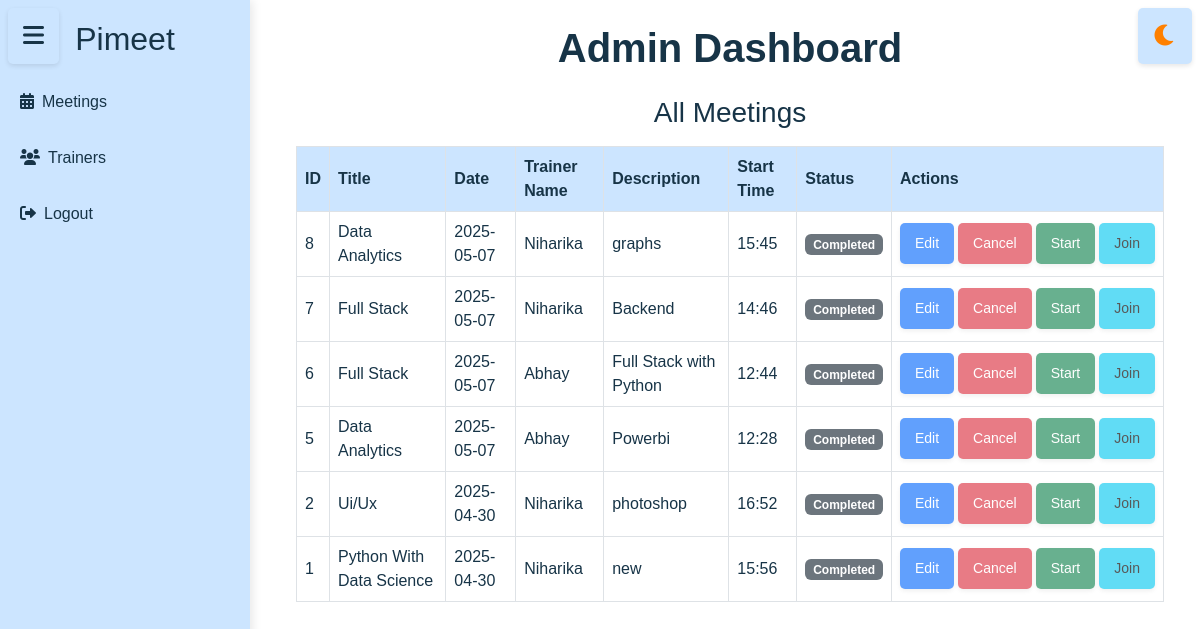
Page /admin_dashboard on the earlier database version.
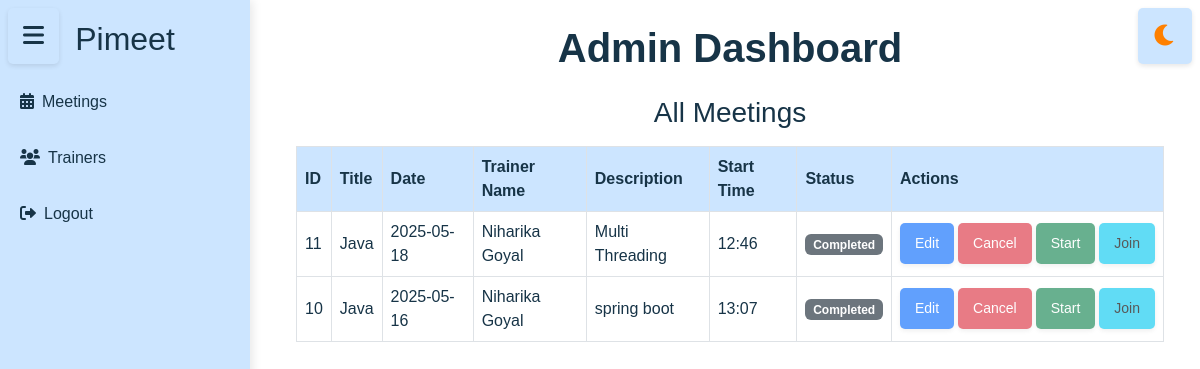
Same page on the later database version.
### tables this page shows
CREATE TABLE meetings (

            id INTEGER PRIMARY KEY AUTOINCREMENT,
            title TEXT NOT NULL,
            date TEXT NOT NULL,
            time TEXT NOT NULL,
            description TEXT NOT NULL,
            trainer_id TEXT,
            meet_id TEXT UNIQUE,
            FOREIGN KEY (trainer_id) REFERENCES trainers(id)
        );

CREATE TABLE trainers (
    id TEXT PRIMARY KEY,
    trainer_id TEXT NOT NULL UNIQUE,
    name TEXT NOT NULL,
    email TEXT NOT NULL UNIQUE,
    mobile TEXT NOT NULL UNIQUE,
    status TEXT CHECK(status IN ('Active', 'Inactive')) NOT NULL,
    bio TEXT,
    profile_image BLOB
);

### app.py (the view)
@app.route('/admin_dashboard')
def admin_dashboard():
    session['user_type'] = 'admin'
    success, result = get_all_trainers_from_db()
    meetings=get_meet()
    if success:
        return render_template('admindashboard.html', trainers=result,meetings=meetings)
    else:
        return render_template('admindashboard.html', error=result)

### assign_trainer.py (called while the page is built)
def get_all_trainers_from_db():
    conn = get_db_connection()
    cursor = conn.cursor()
    try:
        cursor.execute('SELECT * FROM trainers')
        rows = cursor.fetchall()
        trainers = []
        for row in rows:
            trainers.append({
    'trainer_id': row[1],
    'name': row[2],
    'email': row[3],
    'mobile': row[4],
    'status': row[5],
    'bio': row[6],
})
        return True, trainers
    except Exception as e:
        return False, str(e)
    finally:
        conn.close()

### db.py (called while the page is built)
def get_db_connection():
    conn = sqlite3.connect(DATABASE)
    conn.row_factory = sqlite3.Row
    return conn

### templates/admindashboard.html (shortened to what this page needs)
<!DOCTYPE html>
<html lang="en">
<head>
    <link rel="stylesheet" href="https://cdnjs.cloudflare.com/ajax/libs/font-awesome/6.0.0/css/all.min.css">
    <link rel="stylesheet" href="https://cdnjs.cloudflare.com/ajax/libs/bootstrap/5.3.0/css/bootstrap.min.css">
    <link rel="stylesheet" href="{{ url_for('static', filename='css/admin_dashboard.css') }}">
</head>
<body class="light-mode">
    <button class="btn btn-outline-secondary sidebar-toggle position-fixed top-0 start-0 m-2" id="sidebarToggle">
        <i class="fas fa-bars"></i>
    </button>
    <button class="btn btn-outline-secondary theme-toggle position-fixed top-0 end-0 m-2" id="themeToggle">
        <i class="fas fa-moon"></i>
    </button>
<div class="toast-container position-fixed bottom-0 end-0 p-3">
  </div>
    <div class="sidebar " id="sidebar">
        <h2>Pimeet</h2>
        <a href="#" class="d-block my-2" onclick="showSection('meetings')"><i class="fas fa-calendar-alt me-2"></i>Meetings</a>
        <a href="#" class="d-block my-2" onclick="showSection('trainers')"><i class="fas fa-users me-2"></i>Trainers</a>
        <a href="#" class="d-block my-2" onclick="handleLogout()" class="logout-link"><i class="fas fa-sign-out-alt me-2"></i>Logout</a>
    </div>
    <div class="content p-4 flex-grow-1" id="content">
        <div class="container-fluid">
            <h1 class="fw-bold mb-4 text-center">Admin Dashboard</h1>
        <div id="meetings">
            <div class="table-responsive">
                <h3 class="text-center mb-3">All Meetings</h3>
                <table class="table table-hover table-bordered align-middle">
                    <thead>
                        <tr>
                            <th>ID</th>
                            <th>Title</th>
                            <th>Date</th>
                            <th>Trainer Name</th>
                            <th>Description</th>
                            <th>Start Time</th>
                            <th>Status</th>
                            <th>Actions</th>
                        </tr>
                    </thead>
<tbody>
                        {% set all_meetings = meetings.upcoming + meetings.current + meetings.previous %}
                        {% for meeting in all_meetings %}
                          <tr>
                            <td>{{ meeting.id }}</td>
                            <td>{{ meeting.title }}</td>
                            <td>{{ meeting.date }}</td>
                            <td>{{ meeting.trainer_name}}</td>
                            <td>{{ meeting.description }}</td>
                            <td>{{ meeting.time }}</td>
                            <td>
                              {% if meeting.status == 'Scheduled' %}
                                <span class="badge bg-warning">Scheduled</span>
                              {% elif meeting.status == 'Ongoing' %}
                                <span class="badge bg-success">Ongoing</span>
                              {% else %}
                                <span class="badge bg-secondary">Completed</span>
                              {% endif %}
                            </td>
                            <td>
                              <div class="d-flex flex-nowrap gap-1 ">
                                <button class="btn btn-primary btn-sm"
                                  onclick="openEditModal('{{ meeting.id }}', '{{ meeting.title }}', '{{ meeting.date }}', '{{ meeting.time }}', '{{ meeting.description }}')"
                                  {% if meeting in meetings.previous %}disabled{% endif %}>
                                  Edit
                                </button>
                                <button class="btn btn-danger btn-sm"
                                  onclick="confirmCancel('{{ meeting.id }}')"
                                  {% if meeting in meetings.previous %}disabled{% endif %}>
                                  Cancel
                                </button>
                                <button class="btn btn-success btn-sm"
                                    onclick="window.location.href='{{ url_for('meeting_room', meeting_id=meeting.id) }}'"
                                    {% if meeting not in meetings.current %}disabled{% endif %}>
                                    Start
                                </button>
                                <button class="btn btn-info btn-sm"
                                    onclick="window.location.href='{{ url_for('meeting_room', meeting_id=meeting.id) }}'"
                                    {% if meeting not in meetings.current %}disabled{% endif %}>
                                    Join
                                </button>
                              </div>
                            </td>
                          </tr>
                        {% endfor %}
                      </tbody>
                </table>
            </div>
        </div>
    </div>
</body>
</html>

### static/css/admin_dashboard.css (style rules this page uses)
body { background-color: #000000; font-family: 'Poppins', sans-serif; color: #a9a9a9; margin: 0; padding: 0; transition: background-color 0.3s ease; }
.toast-container { position: fixed; top: 20px; right: 20px; z-index: 1055; }
.sidebar { width: 250px; height: 100vh; background: #1a1a1a; padding-top: 20px; position: fixed; top: 0; left: 0; transition: transform 0.3s ease, background-color 0.3s ease; }
.sidebar h2 { color: #ffffff; text-align: center; margin-bottom: 20px; }
.sidebar a { display: block; padding: 12px 20px; color: #a9a9a9; text-decoration: none; transition: background 0.3s, color 0.3s; }
.content { margin-left: 260px; padding: 20px; transition: margin-left 0.3s ease; }
.sidebar-toggle { position: fixed; top: 15px; left: 20px; z-index: 999; background: none; border: none; padding: 8px; border-radius: 4px; font-size: 24px; color: #4a4a4a; cursor: pointer; transition: color 0.3s ease; }
.table th { background-color: #333333; color: #ffffff; vertical-align: middle; }
.table td { background-color: #1a1a1a; color: #a9a9a9; }
.light-mode { background-color: #ffffff; color: #173447; }
.light-mode .sidebar { background-color: #cce5ff; box-shadow: 2px 0 10px rgba(0, 0, 0, 0.1); }
.light-mode .sidebar h2 { color: #173447; }
.light-mode .sidebar a { color: #173447; }
.light-mode .content { color: #173447; }
.light-mode .table th { background-color: #cce5ff; color: #173447; }
.light-mode .table td { background-color: #ffffff; color: #173447; }
.light-mode .sidebar-toggle { color: #173447; }
.light-mode .theme-toggle { color: #ff8000; }
.light-mode button { background-color: #cce5ff; color: #173447; border: none; padding: 10px 15px; border-radius: 5px; cursor: pointer; transition: background-color 0.3s ease, color 0.3s ease, box-shadow 0.3s ease; box-shadow: 0 2px 5px rgba(0, 0, 0, 0.1); }
.theme-toggle { position: fixed; top: 15px; right: 60px; z-index: 1000; font-size: 24px; color: #4a4a4a; cursor: pointer; transition: color 0.3s ease; }
.theme-toggle { margin-top: 8px; margin-right: 20px; }
.theme-toggle, .profile-toggle { background: none; border: none; cursor: pointer; font-size: 1.5rem; color: #444; }

Differences in the rows shown:
removed meetings: id "8", title "Data Analytics", date "2025-05-07", trainer_name "Niharika", description "graphs", time "15:45"
removed meetings: id "7", title "Full Stack", date "2025-05-07", trainer_name "Niharika", description "Backend", time "14:46"
removed meetings: id "6", title "Full Stack", date "2025-05-07", trainer_name "Abhay", description "Full Stack with Python", time "12:44"
removed meetings: id "5", title "Data Analytics", date "2025-05-07", trainer_name "Abhay", description "Powerbi", time "12:28"
removed meetings: id "2", title "Ui/Ux", date "2025-04-30", trainer_name "Niharika", description "photoshop", time "16:52"
removed meetings: id "1", title "Python With Data Science", date "2025-04-30", trainer_name "Niharika", description "new", time "15:56"
added meetings: id "11", title "Java", date "2025-05-18", trainer_name "Niharika Goyal", description "Multi Threading", time "12:46"
added meetings: id "10", title "Java", date "2025-05-16", trainer_name "Niharika Goyal", description "spring boot", time "13:07"
